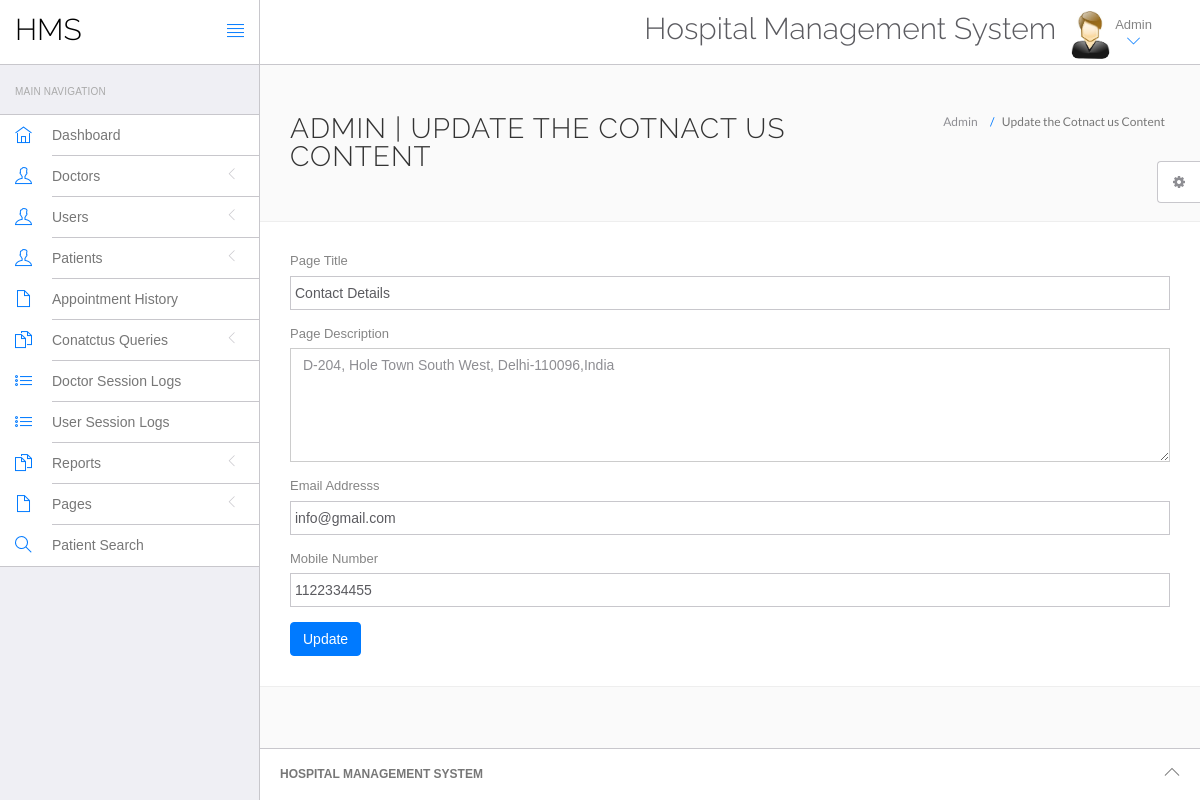
Page /hospital/hms/admin/contact.php (signed in) on the committed database.
### tables this page shows
CREATE TABLE `tblpage` (
  `ID` int(10) NOT NULL,
  `PageType` varchar(200) DEFAULT NULL,
  `PageTitle` varchar(200) DEFAULT NULL,
  `PageDescription` mediumtext DEFAULT NULL,
  `Email` varchar(120) DEFAULT NULL,
  `MobileNumber` bigint(10) DEFAULT NULL,
  `UpdationDate` timestamp NULL DEFAULT current_timestamp(),
  `OpenningTime` varchar(255) DEFAULT NULL
);

### hospital/hms/admin/contact.php (the view, shortened to what this page needs)
<?php
include('include/config.php');
if(strlen($_SESSION['id']==0)) {
 header('location:logout.php');
  } else{
?>
<!DOCTYPE html>
<html lang="en">
	<head>
		<link rel="stylesheet" href="vendor/bootstrap/css/bootstrap.min.css">
		<link rel="stylesheet" href="vendor/fontawesome/css/font-awesome.min.css">
		<link rel="stylesheet" href="vendor/themify-icons/themify-icons.min.css">
		<link href="vendor/animate.css/animate.min.css" rel="stylesheet" media="screen">
		<link href="vendor/perfect-scrollbar/perfect-scrollbar.min.css" rel="stylesheet" media="screen">
		<link href="vendor/switchery/switchery.min.css" rel="stylesheet" media="screen">
		<link href="vendor/bootstrap-touchspin/jquery.bootstrap-touchspin.min.css" rel="stylesheet" media="screen">
		<link href="vendor/select2/select2.min.css" rel="stylesheet" media="screen">
		<link href="vendor/bootstrap-datepicker/bootstrap-datepicker3.standalone.min.css" rel="stylesheet" media="screen">
		<link href="vendor/bootstrap-timepicker/bootstrap-timepicker.min.css" rel="stylesheet" media="screen">
		<link rel="stylesheet" href="assets/css/styles.css">
		<link rel="stylesheet" href="assets/css/plugins.css">
		<link rel="stylesheet" href="assets/css/themes/theme-1.css" id="skin_color" />
	</head>
	<body>
		<div id="app">
<?php include('include/sidebar.php');?>
			<div class="app-content">
					<?php include('include/header.php');?>
				<div class="main-content" >
					<div class="wrap-content container" id="container">
						<section id="page-title">
							<div class="row">
								<div class="col-sm-8">
									<h1 class="mainTitle">Admin  | Update the Cotnact us Content</h1>
																	</div>
								<ol class="breadcrumb">
									<li>
										<span>Admin </span>
									</li>
									<li class="active">
										<span>Update the Cotnact us Content</span>
									</li>
								</ol>
							</div>
						</section>
						<div class="container-fluid container-fullw bg-white">
									<div class="row">
								<div class="col-md-12">
          <form class="forms-sample" method="post">
                    <?php
$ret=mysqli_query($con,"select * from  tblpage where PageType='contactus'");
while ($row=mysqli_fetch_array($ret)) {
?>
                    <div class="form-group">
                       <label for="exampleInputUsername1">Page Title</label>
                      <input id="pagetitle" name="pagetitle" type="text" class="form-control" required="true" value="<?php  echo $row['PageTitle'];?>">
                    </div>
                    <div class="form-group">
                      <label for="exampleInputEmail1">Page Description</label>
                      <textarea class="form-control" name="pagedes" id="pagedes" rows="5"><?php  echo $row['PageDescription'];?></textarea>
                    </div>
                    <div class="form-group">
                      <label for="exampleInputUsername1">Email Addresss</label>
                     <input type="email" class="form-control" name="email" value="<?php  echo $row['Email'];?>" required='true'>
                    </div>
                    <div class="form-group">
                      <label for="exampleInputUsername1">Mobile Number</label>
                     <input type="text" class="form-control" name="mobnum" value="<?php  echo $row['MobileNumber'];?>" required='true' maxlength="10" pattern='[0-9]+'>
                    </div>
                    <?php } ?>
                    <button type="submit" class="btn btn-primary mr-2" name="submit">Update</button>
                  </form>
								</div>
							</div>
								</div>
					</div>
				</div>
			</div>
	<?php include('include/footer.php');?>
	<?php include('include/setting.php');?>
		</div>
	</body>
</html>
<?php } ?>

### hospital/hms/admin/assets/css/themes/theme-1.css (style rules this page uses)
body { background: #FAFAFA; }

### rows in the picture
tblpage: pagetitle "Contact Details", pagedes "D-204, Hole Town South West, Delhi-110096,India", email "info@gmail.com", mobnum "1122334455"
